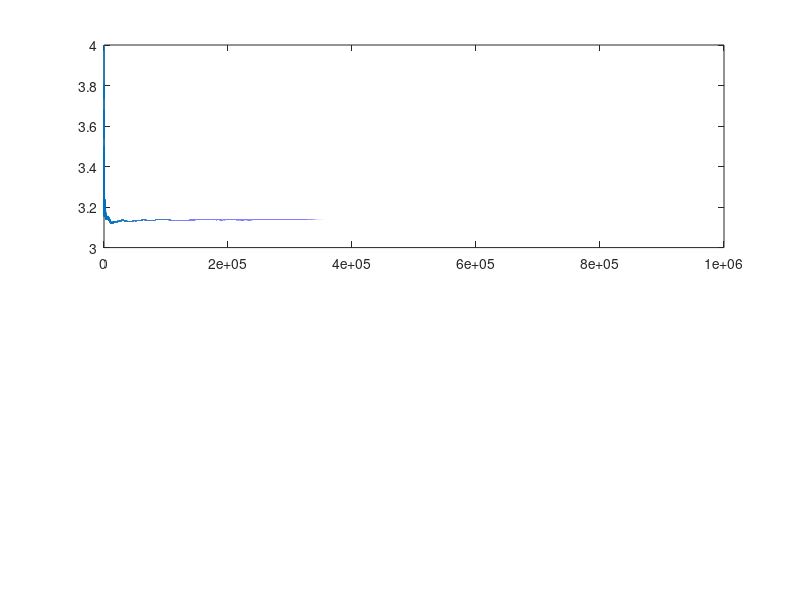

The MATLAB source for this figure: (Note: this script raises an error after producing the figure.)
% mc_pi_task1  — Project 1, Task 1
% Monte Carlo Estimation of pi — for-loop + timing + plots
% How to run: in MATLAB, run `mc_pi_task1` in the folder of this file.

clear; clc; close all;
rng(123);  % Fix random seed for reproducibility
N_max    = 1e6;                                % Max samples for the running estimate
N_values = [1e3 5e3 1e4 5e4 1e5 2e5 5e5 1e6];  % Sample sizes for timing & accuracy

% Part A: Running estimate and error vs. sample size

inside = 0;                          % cumulative hits inside the quarter circle
pi_estimates = zeros(N_max, 1);      % running estimates
n = (1:N_max)';                      % sample indices

for k = 1:N_max
    x = rand;                        % sample on [0,1]
    y = rand;                        % sample on [0,1]
    if x^2 + y^2 <= 1                % inside quarter circle
        inside = inside + 1;
    end
    pi_estimates(k) = 4 * inside / k;  % running estimate
end

abs_err = abs(pi_estimates - pi);    % absolute error vs. truth

% Plots: top — running estimate; bottom — absolute error
figure('Name','Task 1: Running Estimation','Color','w');
subplot(2,1,1);
plot(n, pi_estimates, 'LineWidth', 1);
hold on;
yline(pi, '--');                     % true pi
xlabel('Sample size n'); ylabel('Estimate of \pi');
title('Running Estimate of \pi (for-loop)');
legend('Estimate','True \pi','Location','best'); grid on;

subplot(2,1,2);
plot(n, abs_err, 'LineWidth', 1);
xlabel('Sample size n'); ylabel('|\pi_{hat} - \pi|');
title('Absolute Error vs. n'); grid on;

% Part B: Timing and final accuracy across different N

time_taken   = zeros(size(N_values));
final_errors = zeros(size(N_values));

for i = 1:numel(N_values)
    N = N_values(i);
    inside = 0;
    tic;                              % start timer
    for k = 1:N
        x = rand; y = rand;
        if x^2 + y^2 <= 1
            inside = inside + 1;
        end
    end
    time_taken(i) = toc;              % stop timer
    pi_hat = 4 * inside / N;          % estimate for this N
    final_errors(i) = abs(pi_hat - pi);
end

% Plots: left — error vs N; right — error vs time
figure('Name','Task 1: Cost vs Precision','Color','w');
subplot(1,2,1);
plot(N_values, final_errors, '-o', 'LineWidth', 1);
xlabel('Sample size N'); ylabel('Absolute Error |\pi_{hat} - \pi|');
title('Error vs. Sample Size'); grid on;

subplot(1,2,2);
plot(time_taken, final_errors, '-o', 'LineWidth', 1);
xlabel('Runtime (s)'); ylabel('Absolute Error |\pi_{hat} - \pi|');
title('Precision vs. Computation Cost'); grid on;

% Small table for quick view in the console
T = table(N_values(:), time_taken(:), final_errors(:), ...
    'VariableNames', {'N','Time_s','AbsError'});
disp('--- Timing & Error Results ---');
disp(T);
